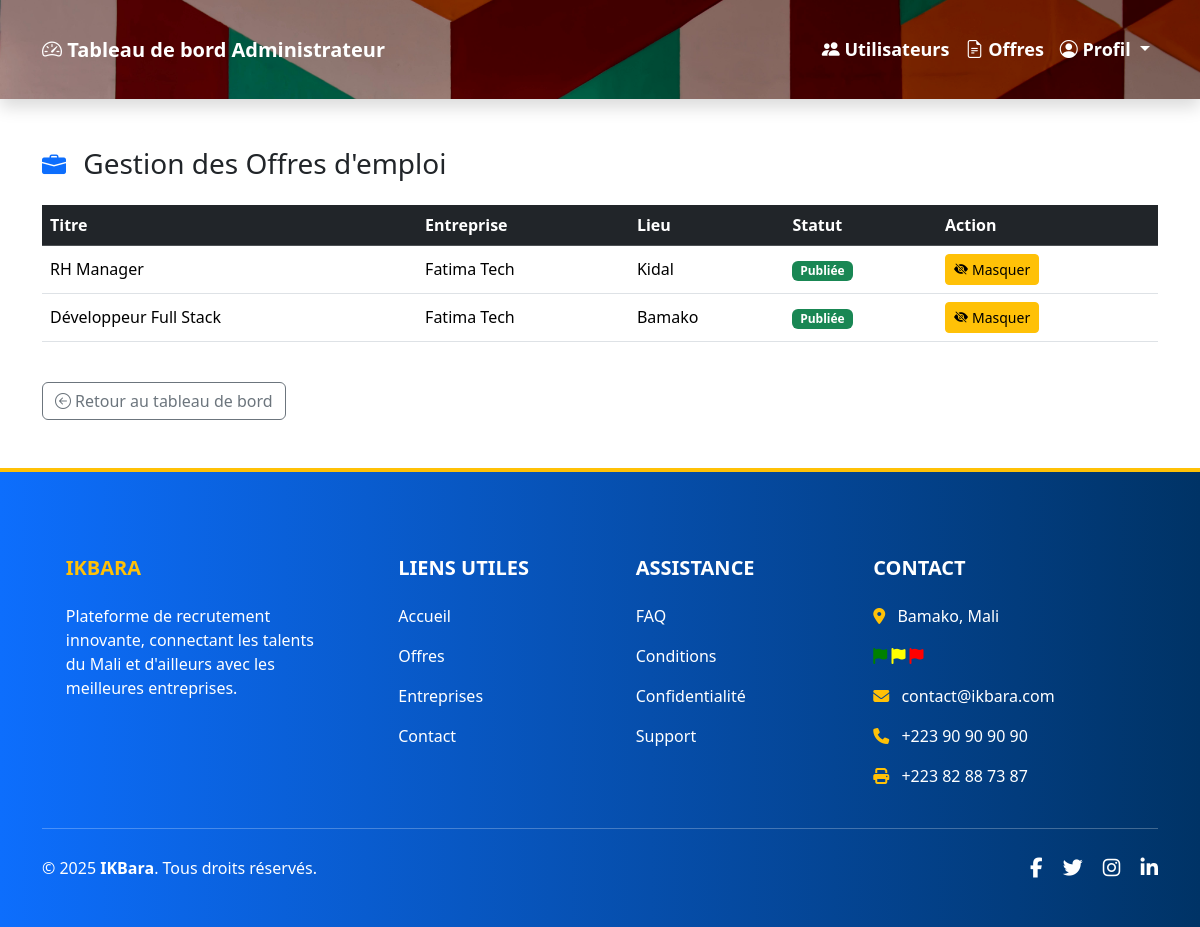
Page /admin/offres.php?msg=parametre_invalide (signed in) on the committed database.
### tables this page shows
CREATE TABLE IF NOT EXISTS `offres_emploi` (
  `id_offre` int NOT NULL AUTO_INCREMENT,
  `id_recruteur` int DEFAULT NULL,
  `titre` varchar(200) NOT NULL,
  `description` text NOT NULL,
  `lieu` varchar(150) DEFAULT NULL,
  `type_contrat` varchar(100) DEFAULT NULL,
  `salaire` varchar(100) DEFAULT NULL,
  `date_publication` datetime DEFAULT CURRENT_TIMESTAMP,
  `date_expiration` date DEFAULT NULL,
  `secteur` varchar(100) DEFAULT NULL,
  `statut` varchar(20) NOT NULL DEFAULT 'publiée',
  PRIMARY KEY (`id_offre`),
  KEY `id_recruteur` (`id_recruteur`)
);

CREATE TABLE IF NOT EXISTS `recruteurs` (
  `id_recruteur` int NOT NULL AUTO_INCREMENT,
  `nom_entreprise` varchar(150) NOT NULL,
  `secteur` varchar(100) DEFAULT NULL,
  `email` varchar(150) NOT NULL,
  `mot_de_passe` varchar(255) NOT NULL,
  `adresse` text,
  `telephone` varchar(20) DEFAULT NULL,
  `description` text,
  `logo` varchar(255) DEFAULT NULL,
  `date_inscription` datetime DEFAULT CURRENT_TIMESTAMP,
  `reset_token` varchar(255) DEFAULT NULL,
  `reset_token_expires` datetime DEFAULT NULL,
  `statut` varchar(20) DEFAULT 'actif',
  PRIMARY KEY (`id_recruteur`),
  UNIQUE KEY `email` (`email`)
);

### admin/offres.php (the view, shortened to what this page needs)
<?php
require_once __DIR__ . '/../configuration/connexionbase.php';
$offres = $bdd->query("SELECT o.*, r.nom_entreprise FROM offres_emploi o JOIN recruteurs r ON o.id_recruteur = r.id_recruteur")->fetchAll();
?>
<!DOCTYPE html>
<html lang="fr">
<head>
    <link href="https://cdn.jsdelivr.net/npm/bootstrap@5.3.3/dist/css/bootstrap.min.css" rel="stylesheet">
    <link href="https://cdn.jsdelivr.net/npm/bootstrap-icons/font/bootstrap-icons.css" rel="stylesheet">
</head>
<body>
  <?php include __DIR__ . '/../includes/header_admin.php'; ?>
<div class="container py-5">
    <h3 class="mb-4"><i class="bi bi-briefcase-fill text-primary icon"></i> Gestion des Offres d'emploi</h3>
    <table class="table table-hover">
        <thead class="table-dark">
        <tr>
            <th>Titre</th>
            <th>Entreprise</th>
            <th>Lieu</th>
            <th>Statut</th>
            <th>Action</th>
        </tr>
        </thead>
        <tbody>
        <?php foreach ($offres as $o): ?>
            <tr>
                <td><?= htmlspecialchars($o['titre']) ?></td>
                <td><?= htmlspecialchars($o['nom_entreprise']) ?></td>
                <td><?= htmlspecialchars($o['lieu']) ?></td>
                <td>
                    <span class="badge <?= ($o['statut'] ?? '') === 'masquée' ? 'bg-danger' : 'bg-success' ?>">
                        <?= ($o['statut'] ?? '') === 'masquée' ? 'Masquée' : 'Publiée' ?>
                    </span>
                </td>
                <td>
                    <?php if (($o['statut'] ?? '') !== 'masquée'): ?>
                        <a href="/projet_Rabya/admin/bloquer_offres.php?id=<?= $o['id_offre'] ?>" class="btn btn-warning btn-sm">
                            <i class="bi bi-eye-slash-fill me-1"></i>Masquer
                        </a>
                    <?php else: ?>
                        <a href="/projet_Rabya/admin/bloquer_offres.php?id=<?= $o['id_offre'] ?>&activer=1" class="btn btn-success btn-sm">
                            <i class="bi bi-eye-fill me-1"></i>Publier
                        </a>
                    <?php endif; ?>
                </td>
            </tr>
        <?php endforeach; ?>
        </tbody>
    </table>
    <a href="/projet_Rabya/admin/tableau_administateur.php" class="btn btn-outline-secondary mt-4">
        <i class="bi bi-arrow-left-circle me-1"></i>Retour au tableau de bord
    </a>
</div>
<?php include __DIR__ . '/../includes/footer.php'; ?>
</body>
</html>

### admin/offres.php (style rules this page uses)
.table th, .table td { vertical-align: middle; }
.btn-sm { font-weight: bold; border-radius: 5px; }
.icon { font-size: 1.5rem; margin-right: 10px; }
h3 { margin-top: 10%; }

### includes/header_admin.php (style rules this page uses)
.container { padding: 20px; }

### rows in the picture
offres_emploi: titre "RH Manager", id_recruteur.nom_entreprise "Fatima Tech", lieu "Kidal", statut "Publiée"
offres_emploi: titre "Développeur Full Stack", id_recruteur.nom_entreprise "Fatima Tech", lieu "Bamako", statut "Publiée"
